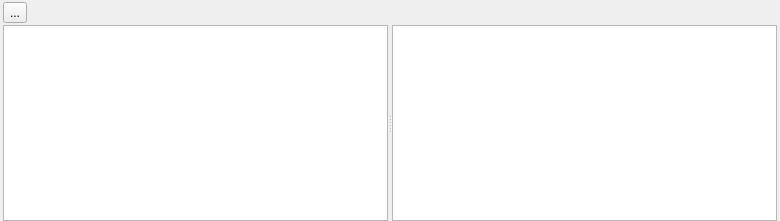
<?xml version="1.0" encoding="UTF-8"?>
<ui version="4.0">
 <class>TextureAtlasPanel</class>
 <widget class="QDockWidget" name="TextureAtlasPanel">
  <property name="geometry">
   <rect>
    <x>0</x>
    <y>0</y>
    <width>780</width>
    <height>221</height>
   </rect>
  </property>
  <property name="windowTitle">
   <string>Texture Atlas</string>
  </property>
  <widget class="QWidget" name="dockWidgetContents">
   <layout class="QVBoxLayout" name="verticalLayout">
    <property name="spacing">
     <number>0</number>
    </property>
    <property name="leftMargin">
     <number>3</number>
    </property>
    <property name="topMargin">
     <number>0</number>
    </property>
    <property name="rightMargin">
     <number>3</number>
    </property>
    <property name="bottomMargin">
     <number>0</number>
    </property>
    <item>
     <widget class="QWidget" name="TopTools" native="true">
      <property name="minimumSize">
       <size>
        <width>0</width>
        <height>25</height>
       </size>
      </property>
      <property name="maximumSize">
       <size>
        <width>16777215</width>
        <height>25</height>
       </size>
      </property>
      <layout class="QHBoxLayout" name="horizontalLayout_2">
       <property name="leftMargin">
        <number>0</number>
       </property>
       <property name="topMargin">
        <number>0</number>
       </property>
       <property name="rightMargin">
        <number>0</number>
       </property>
       <property name="bottomMargin">
        <number>0</number>
       </property>
       <item>
        <widget class="QToolButton" name="m_import">
         <property name="sizePolicy">
          <sizepolicy hsizetype="Fixed" vsizetype="Fixed">
           <horstretch>0</horstretch>
           <verstretch>0</verstretch>
          </sizepolicy>
         </property>
         <property name="toolTip">
          <string>Import</string>
         </property>
         <property name="statusTip">
          <string>Import</string>
         </property>
         <property name="text">
          <string>...</string>
         </property>
         <property name="popupMode">
          <enum>QToolButton::DelayedPopup</enum>
         </property>
        </widget>
       </item>
       <item>
        <spacer name="horizontalSpacer">
         <property name="orientation">
          <enum>Qt::Horizontal</enum>
         </property>
         <property name="sizeHint" stdset="0">
          <size>
           <width>725</width>
           <height>20</height>
          </size>
         </property>
        </spacer>
       </item>
      </layout>
     </widget>
    </item>
    <item>
     <widget class="QSplitter" name="m_splitter">
      <property name="orientation">
       <enum>Qt::Horizontal</enum>
      </property>
      <widget class="QTreeWidget" name="m_nodeTreeWidget">
       <property name="animated">
        <bool>false</bool>
       </property>
       <property name="headerHidden">
        <bool>true</bool>
       </property>
       <property name="columnCount">
        <number>1</number>
       </property>
       <column>
        <property name="text">
         <string notr="true">1</string>
        </property>
       </column>
      </widget>
      <widget class="QGraphicsView" name="m_graphicsView">
       <property name="contextMenuPolicy">
        <enum>Qt::CustomContextMenu</enum>
       </property>
       <property name="verticalScrollBarPolicy">
        <enum>Qt::ScrollBarAsNeeded</enum>
       </property>
       <property name="horizontalScrollBarPolicy">
        <enum>Qt::ScrollBarAsNeeded</enum>
       </property>
      </widget>
     </widget>
    </item>
   </layout>
  </widget>
  <action name="m_actionAddNewOne">
   <property name="text">
    <string>Add New One</string>
   </property>
  </action>
  <action name="m_actionBuildFromGrid">
   <property name="text">
    <string>Build From Grid</string>
   </property>
  </action>
  <action name="m_actionImportFromImages">
   <property name="text">
    <string>Import From Images</string>
   </property>
  </action>
 </widget>
 <resources/>
 <connections/>
</ui>
